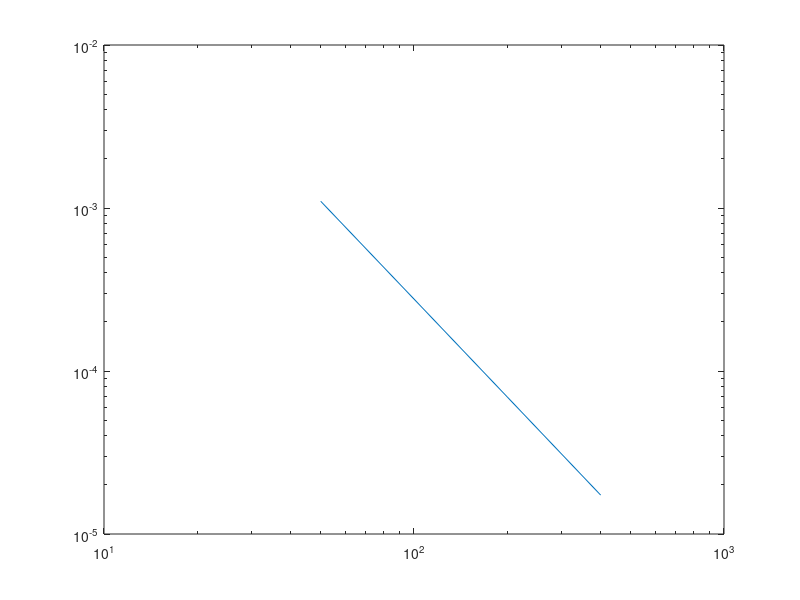
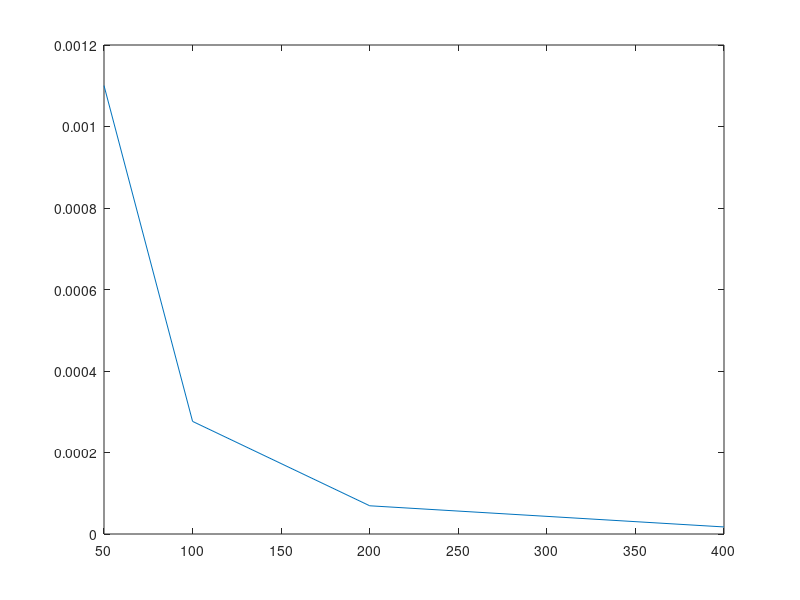

Source code (MATLAB) for these figures, in order:
clear all
close all

A=5; 
k=3;
t=0;

Fel = [];

N=[50 100 200 400];
for i=1:4
    
    ds=1/N(i);
    s=(0:N(i))*ds;

    thv_ana = (A/(k*pi))*((sin(k*pi*s + 2*pi*t)) - sin(2*pi*t));
    kappav=A*cos(k*pi*s+2*pi*t);
    thv_numM=ds*cumtrapz(kappav);
    thv_num=zeros(size(s));

    for j=1:N(i)
        thv_num(j+1)=thv_num(j)+(ds/2)*((kappav(j)+kappav(j+1)));
    end
    Fel(i)=rms((thv_ana-thv_num));
    
end
loglog(N,Fel)
figure
plot(N,Fel)
Fel

hast1=Fel(2)/Fel(1)
hast2=Fel(3)/Fel(2)
hast3=Fel(4)/Fel(3)
hast=(hast1+hast2+hast3)/3
 
konvhast=abs(log(hast)/log(2))
